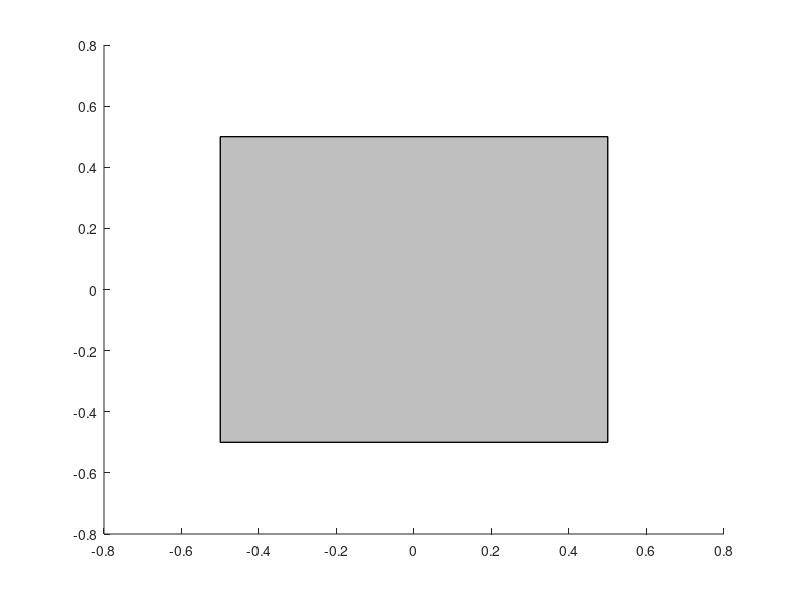

The MATLAB script that drew this image:
function [CuboidHandle, verts, facs] = drawCuboid(varargin)
% Draw Cuboid
% Draw a Cuboid using 6 rectangular faces. Places Cuboid Into Current Figure
%
% Inputs (SL, CV, EA, colr, alph)
% ----------------
% SL    - [X;Y;Z] Length of Cuboid Side (SL - SideLength)
% CV    - [X;Y;Z] Center of volume
% EA    - [Yaw(Z-axis);Pitch(y-axis);Roll(x-axis)] Euler/Rotation angles [radians]
% colr  - Color of cuboid; string (ex. 'r','b','g') or vector [R G B]
% alph  - Alpha transparency value of cuboid
%
% Outputs (CuboidHandle, verts, facs)
% ----------------
% CuboidHandle  = Handle for Patch Object
% verts         = 3x8 XYZ Vertices
% facs          = 6x4 Order of faces
%
%% Number of inputs and assign defaults if not specified
% Define Default Values
SL = [1;1;1];   CV = [0;0;0];   EA = [0;0;0];   colr = [0.5 0.5 0.5];   alph = 0.5;
switch nargin
    case 0
        % All Inputs Empty Using Default Values
    case 1
        SL = varargin{1};
    case 2
        SL = varargin{1};   CV = varargin{2};
    case 3
        SL = varargin{1};   CV = varargin{2};   EA = varargin{3};
    case 4
        SL = varargin{1};   CV = varargin{2};   EA = varargin{3};   colr = varargin{4};
    case 5
        SL = varargin{1};   CV = varargin{2};   EA = varargin{3};   colr = varargin{4};     alph = varargin{5};
    otherwise
        error('Invalid number of inputs')
end
%% Form ZYX Rotation Matrix
% [From Wikipedia Oct-11-2009 1:30 AM] 
% http://en.wikipedia.org/wiki/Euler_Angles
% Calculate Sines and Cosines
c1 = cos(EA(1));	s1 = sin(EA(1));
c2 = cos(EA(2));	s2 = sin(EA(2));
c3 = cos(EA(3));	s3 = sin(EA(3));
% Calculate Matrix
R = [c1*c2           -c2*s1          s2
     c3*s1+c1*s2*s3  c1*c3-s1*s2*s3  -c2*s3
     s1*s3-c1*c3*s2  c3*s1*s2+c1*s3  c2*c3]';
%% Create Vertices
x = 0.5*SL(1)*[-1 1 1 -1 -1 1 1 -1]';
y = 0.5*SL(2)*[1 1 1 1 -1 -1 -1 -1]';
z = 0.5*SL(3)*[-1 -1 1 1 1 1 -1 -1]';
%% Create 6 Faces
facs = [1 2 3 4
        5 6 7 8
        4 3 6 5
        3 2 7 6
        2 1 8 7
        1 4 5 8];
%% Rotate and Translate Vertices
verts = zeros(3,8);
for i = 1:8
    verts(1:3,i) = R*[x(i);y(i);z(i)]+R*CV;
end
%% Draw Patch Object
CuboidHandle = patch('Faces',facs,'Vertices',verts','FaceColor',colr,'FaceAlpha',alph);
end
